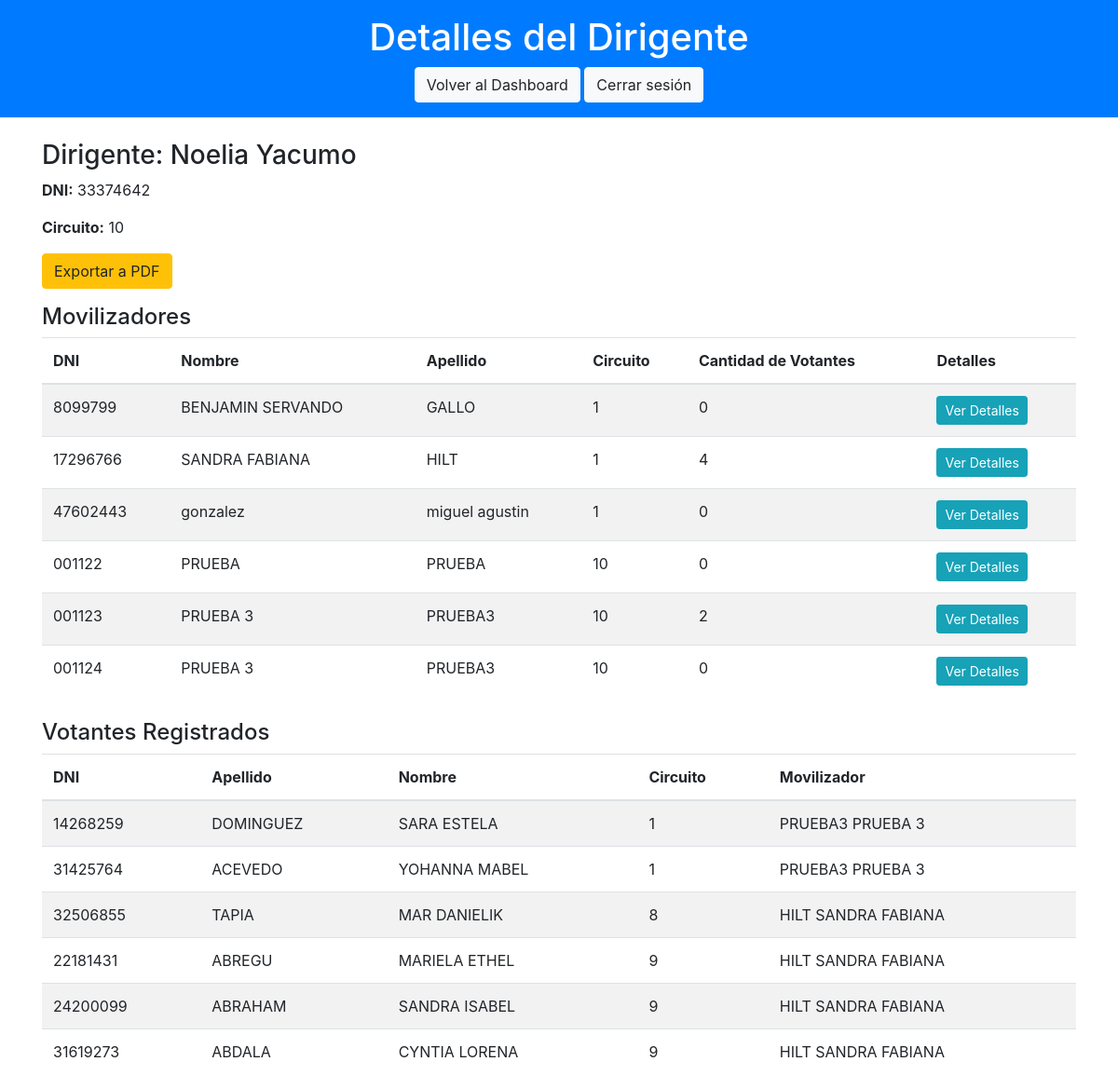
The page /dirigente_details.php?dni=33374642 (signed in) on the database its author committed.
### tables this page shows
CREATE TABLE IF NOT EXISTS `dirigentes` (
  `DNI` varchar(10) NOT NULL,
  `Apellido` varchar(50) DEFAULT NULL,
  `Nombre` varchar(50) DEFAULT NULL,
  `Circuito` int DEFAULT NULL,
  `HoraRegistro` datetime DEFAULT NULL,
  `SupervisorDNI` varchar(10) DEFAULT NULL,
  `Clave` varchar(255) NOT NULL,
  PRIMARY KEY (`DNI`),
  KEY `SupervisorDNI` (`SupervisorDNI`)
);

CREATE TABLE IF NOT EXISTS `movilizadores` (
  `DNI` varchar(10) NOT NULL,
  `Apellido` varchar(255) NOT NULL,
  `Nombre` varchar(255) NOT NULL,
  `Circuito` varchar(255) NOT NULL,
  `FechaHoraRegistro` datetime NOT NULL,
  `DirigenteDNI` varchar(10) NOT NULL,
  `Clave` varchar(255) NOT NULL,
  PRIMARY KEY (`DNI`),
  KEY `DirigenteDNI` (`DirigenteDNI`)
);

CREATE TABLE IF NOT EXISTS `votantes` (
  `DNI` varchar(20) NOT NULL,
  `Apellido` varchar(255) NOT NULL,
  `Nombre` varchar(255) NOT NULL,
  `Circuito` varchar(20) NOT NULL,
  `FechaHoraRegistro` datetime NOT NULL,
  `MovilizadorDNI` varchar(20) NOT NULL,
  `DirigenteApellidoNombre` varchar(255) NOT NULL,
  `DirigenteDNI` varchar(20) DEFAULT NULL,
  PRIMARY KEY (`DNI`),
  KEY `MovilizadorDNI` (`MovilizadorDNI`)
);

### dirigente_details.php (the view, shortened to what this page needs)
<?php
include('conexion.php');
$dniDirigente = $_GET['dni'];
$error = '';
$queryDirigente = "SELECT * FROM Dirigentes WHERE DNI = '$dniDirigente'";
$resultDirigente = $conn->query($queryDirigente);
$queryMovilizadores = "
    SELECT m.DNI, m.Nombre, m.Apellido, m.Circuito,
           (SELECT COUNT(*) FROM Votantes WHERE MovilizadorDNI = m.DNI) AS CantidadVotantes
    FROM Movilizadores m
    WHERE m.DirigenteDNI = '$dniDirigente'
    ORDER BY m.Apellido ASC";
$resultMovilizadores = $conn->query($queryMovilizadores);
$queryVotantes = "
    SELECT v.DNI, v.Nombre, v.Apellido, v.Circuito, m.Apellido AS MovilizadorApellido, m.Nombre AS MovilizadorNombre
    FROM Votantes v
    JOIN Movilizadores m ON v.MovilizadorDNI = m.DNI
    WHERE m.DirigenteDNI = '$dniDirigente'
    ORDER BY v.MovilizadorDNI ASC";
$resultVotantes = $conn->query($queryVotantes);
?>
<!DOCTYPE html>
<html lang="es">
<head>
    <link href="https://stackpath.bootstrapcdn.com/bootstrap/4.5.2/css/bootstrap.min.css" rel="stylesheet">
</head>
<body>
    <header class="bg-primary text-white text-center p-3">
        <h1>Detalles del Dirigente</h1>
        <a href="supervisor_dashboard.php" class="btn btn-light">Volver al Dashboard</a>
        <a href="logout.php" class="btn btn-light">Cerrar sesión</a>
    </header>
    <div class="container mt-4">
        <?php if ($error): ?>
            <div class="alert alert-danger" role="alert">
                <?php echo $error; ?>
            </div>
        <?php else: ?>
            <?php
            $dirigente = $resultDirigente->fetch_assoc();
            ?>
            <h3>Dirigente: <?php echo $dirigente['Nombre'] . ' ' . $dirigente['Apellido']; ?></h3>
            <p><strong>DNI:</strong> <?php echo $dirigente['DNI']; ?></p>
            <p><strong>Circuito:</strong> <?php echo $dirigente['Circuito']; ?></p>
            <a href="export_to_pdf.php?dni=<?php echo $dniDirigente; ?>" target="_blank" class="btn btn-warning mb-3">Exportar a PDF</a>
            <h4>Movilizadores</h4>
            <table class="table table-striped">
                <thead>
                    <tr>
                        <th>DNI</th>
                        <th>Nombre</th>
                        <th>Apellido</th>
                        <th>Circuito</th>
                        <th>Cantidad de Votantes</th>
                        <th>Detalles</th>
                    </tr>
                </thead>
                <tbody>
                    <?php
                    if ($resultMovilizadores->num_rows > 0) {
                        while ($movilizador = $resultMovilizadores->fetch_assoc()) {
                            $dniMovilizador = $movilizador['DNI'];
                            echo "<tr>
                                    <td>{$movilizador['DNI']}</td>
                                    <td>{$movilizador['Nombre']}</td>
                                    <td>{$movilizador['Apellido']}</td>
                                    <td>{$movilizador['Circuito']}</td>
                                    <td>{$movilizador['CantidadVotantes']}</td>
                                    <td><a href='movilizador_details.php?dni={$dniMovilizador}' class='btn btn-info btn-sm'>Ver Detalles</a></td>
                                  </tr>";
                        }
                    } else {
                        echo "<tr><td colspan='6' class='text-center'>No hay movilizadores registrados</td></tr>";
                    }
                    ?>
                </tbody>
            </table>
            <h4 class="mt-4">Votantes Registrados</h4>
            <table class="table table-striped">
                <thead>
                    <tr>
                        <th>DNI</th>
                        <th>Apellido</th>
                        <th>Nombre</th>
                        <th>Circuito</th>
                        <th>Movilizador</th>
                    </tr>
                </thead>
                <tbody>
                    <?php
                    if ($resultVotantes->num_rows > 0) {
                        while ($votante = $resultVotantes->fetch_assoc()) {
                            echo "<tr>
                                    <td>{$votante['DNI']}</td>
                                    <td>{$votante['Apellido']}</td>
                                    <td>{$votante['Nombre']}</td>
                                    <td>{$votante['Circuito']}</td>
                                    <td>{$votante['MovilizadorApellido']} {$votante['MovilizadorNombre']}</td>
                                  </tr>";
                        }
                    } else {
                        echo "<tr><td colspan='5' class='text-center'>No hay votantes registrados</td></tr>";
                    }
                    ?>
                </tbody>
            </table>
        <?php endif; ?>
    </div>
</body>
</html>

### rows shown on the page
dirigentes: Nombre "Noelia", Apellido "Yacumo", DNI "33374642", Circuito "10"
movilizadores: DNI "8099799", Nombre "BENJAMIN SERVANDO", Apellido "GALLO", Circuito "1", CantidadVotantes "0"
movilizadores: DNI "17296766", Nombre "SANDRA FABIANA", Apellido "HILT", Circuito "1", CantidadVotantes "4"
movilizadores: DNI "47602443", Nombre "gonzalez", Apellido "miguel agustin", Circuito "1", CantidadVotantes "0"
movilizadores: DNI "001122", Nombre "PRUEBA", Apellido "PRUEBA", Circuito "10", CantidadVotantes "0"
movilizadores: DNI "001123", Nombre "PRUEBA 3", Apellido "PRUEBA3", Circuito "10", CantidadVotantes "2"
movilizadores: DNI "001124", Nombre "PRUEBA 3", Apellido "PRUEBA3", Circuito "10", CantidadVotantes "0"
votantes: DNI "14268259", Apellido "DOMINGUEZ", Nombre "SARA ESTELA", Circuito "1", movilizadores.Apellido "PRUEBA3", movilizadores.Nombre "PRUEBA 3"
votantes: DNI "31425764", Apellido "ACEVEDO", Nombre "YOHANNA MABEL", Circuito "1", movilizadores.Apellido "PRUEBA3", movilizadores.Nombre "PRUEBA 3"
votantes: DNI "32506855", Apellido "TAPIA", Nombre "MAR DANIELIK", Circuito "8", movilizadores.Apellido "HILT", movilizadores.Nombre "SANDRA FABIANA"
votantes: DNI "22181431", Apellido "ABREGU", Nombre "MARIELA ETHEL", Circuito "9", movilizadores.Apellido "HILT", movilizadores.Nombre "SANDRA FABIANA"
votantes: DNI "24200099", Apellido "ABRAHAM", Nombre "SANDRA ISABEL", Circuito "9", movilizadores.Apellido "HILT", movilizadores.Nombre "SANDRA FABIANA"
votantes: DNI "31619273", Apellido "ABDALA", Nombre "CYNTIA LORENA", Circuito "9", movilizadores.Apellido "HILT", movilizadores.Nombre "SANDRA FABIANA"
